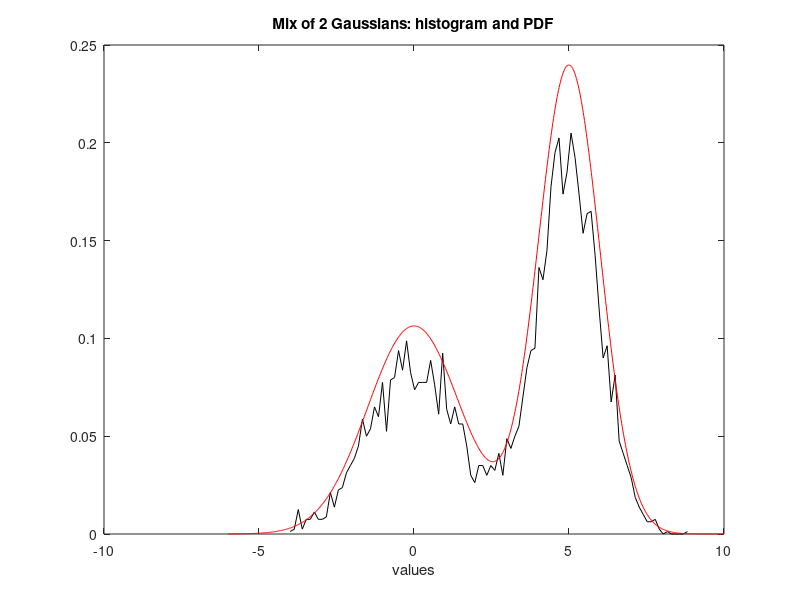

Write MATLAB code to recreate this figure.
% Mixture of 2 Gaussians

v=-6:0.02:10; %value set
mu1=0; sigma1=1.5; %parameters of Gaussian 1
mu2=5; sigma2=1; %  "  "  "     Gaussian 2
ypdf1=normpdf(v,mu1,sigma1); %PDF1
ypdf2=normpdf(v,mu2,sigma2); %PDF2

p=0.4; %mix parameter

%mixed Gaussian PDF
ypdf=(p*ypdf1)+((1-p)*ypdf2);

%random data generation
N=5000;
y=zeros(1,N); %reserve space
for nn=1:N,
   r=rand(1); %uniform PDF
   if r<p,
      y(nn)=mu1+(sigma1*randn(1)); %PDF1
   else   
      y(nn)=mu2+(sigma2*randn(1)); %PDF2
   end;   
end;     

%histogram normalization
nB=100; %number of bins
h=16/100; %bin width
k=N*h;

%display
figure(1)
[nh,xh]=hist(y,100);
plot(xh,nh/k,'k'); hold on; %density histogram
plot(v,ypdf,'r'); %multi-modal PDF
xlabel('values'); title('Mix of 2 Gaussians: histogram and PDF');
